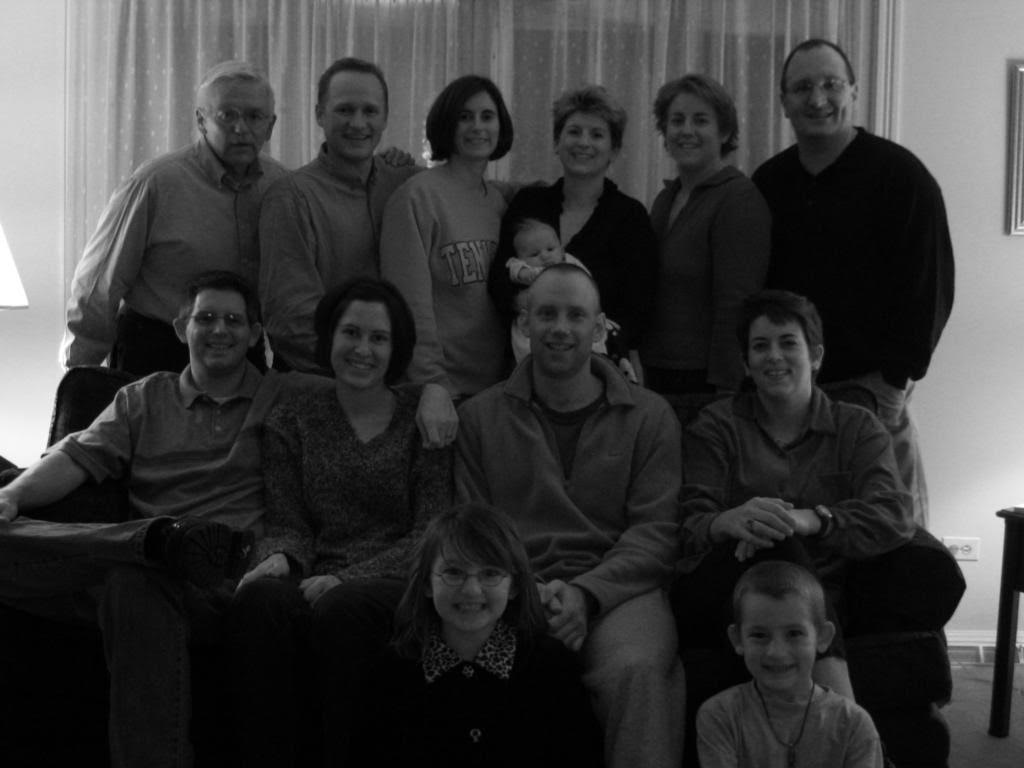
#> input picture p5.jpg, 1024 x 768 px
$ jupyter execute Prac9.ipynb
#> lines starting #> are read from the running program, lines starting #| are printed output that depends on the picture
[cell 1]
import numpy as np
import matplotlib.pyplot as plt
import cv2

[cell 2]
size = 8
arr = np.zeros((size, size))
print(arr)

[cell 3]
img = cv2.imread('p5.jpg', cv2.IMREAD_GRAYSCALE)
#> img is the input picture: shape (768, 1024); min 0, max 255, mean 58.7
print(img)
#> (printed output is left out)

[cell 4]
plt.plot(img)
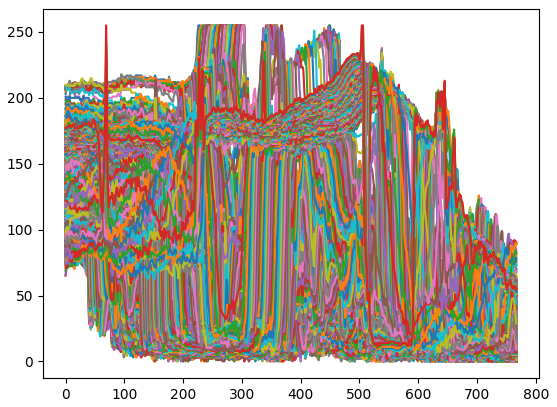
#> figure drawn by matplotlib, 1 panel; curve peaks at x = 226, y = 255; curve peaks at x = 231, y = 255; curve peaks at x = 234, y = 255

[cell 5]
plt.imshow(img, cmap='gray')
plt.axis('off')

[cell 6]
def plot_dct_basis(img, size):
#> called with size = 8
    fig, axes = plt.subplots(size, size, figsize=(5,5))
    for i in range(size):
        for j in range(size):
            arr = np.zeros((size, size))
            arr[i,j] = 1

            dct_basis = cv2.dct(np.float32(arr))
            axes[i,j].imshow(dct_basis, cmap='gray')
            axes[i,j].axis('off')
    plt.show()
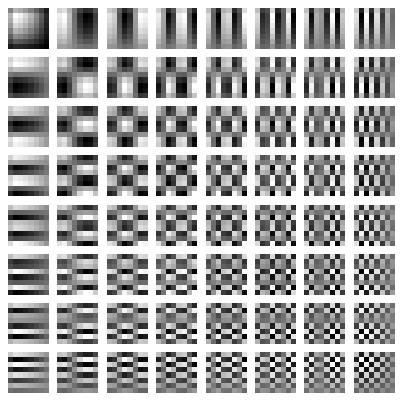
#> figure drawn by matplotlib, 64 panels

def dct_2d(img):
    img_flt = np.float32(img)
    return cv2.dct(img_flt)

[cell 7]
dct_plot = plot_dct_basis(img, 8)

dct_2d_img = dct_2d(img)

plt.subplot(1,2,1)
plt.imshow(img, cmap='gray')
plt.title('orig. image')
plt.axis('off')

plt.subplot(1,2,2)
plt.imshow(np.log(np.abs(dct_2d_img) + 1), cmap='gray')
plt.title('dct image')
plt.axis('off')

plt.show()
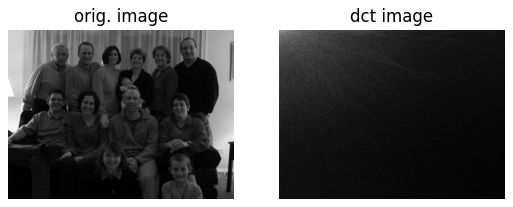
#> figure drawn by matplotlib, 2 panels
